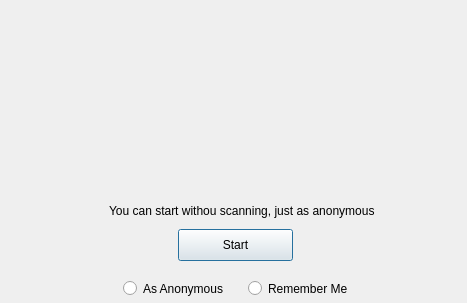
<?xml version="1.0" encoding="UTF-8"?>
<ui version="4.0">
 <class>QiliLauncher</class>
 <widget class="QDialog" name="QiliLauncher">
  <property name="geometry">
   <rect>
    <x>0</x>
    <y>0</y>
    <width>467</width>
    <height>303</height>
   </rect>
  </property>
  <property name="windowIcon">
   <iconset resource="../Widgets/QiliWidgets.qrc">
    <normaloff>:/images/qili.png</normaloff>:/images/qili.png</iconset>
  </property>
  <property name="styleSheet">
   <string notr="true"/>
  </property>
  <widget class="QLabel" name="biliLogo">
   <property name="geometry">
    <rect>
     <x>0</x>
     <y>200</y>
     <width>138</width>
     <height>100</height>
    </rect>
   </property>
   <property name="text">
    <string/>
   </property>
   <property name="pixmap">
    <pixmap resource="../Widgets/QiliWidgets.qrc">:/images/bili-logo.svg</pixmap>
   </property>
  </widget>
  <widget class="QWidget" name="helpWidget">
   <property name="geometry">
    <rect>
     <x>10</x>
     <y>200</y>
     <width>451</width>
     <height>22</height>
    </rect>
   </property>
   <layout class="QHBoxLayout" name="helpLayout">
    <item>
     <spacer name="horizontalSpacer_3">
      <property name="orientation">
       <enum>Qt::Horizontal</enum>
      </property>
      <property name="sizeHint" stdset="0">
       <size>
        <width>40</width>
        <height>20</height>
       </size>
      </property>
     </spacer>
    </item>
    <item>
     <widget class="QLabel" name="helpIcon">
      <property name="toolTip">
       <string>You can find it on the broadcasting page</string>
      </property>
      <property name="text">
       <string notr="true"/>
      </property>
      <property name="pixmap">
       <pixmap resource="../Widgets/QiliWidgets.qrc">:/images/help.svg</pixmap>
      </property>
     </widget>
    </item>
    <item>
     <widget class="QLabel" name="helpText">
      <property name="toolTip">
       <string>If you start as anonymous, visitor's name in the room will not be shadowed</string>
      </property>
      <property name="text">
       <string>You can start withou scanning, just as anonymous</string>
      </property>
     </widget>
    </item>
    <item>
     <spacer name="horizontalSpacer_4">
      <property name="orientation">
       <enum>Qt::Horizontal</enum>
      </property>
      <property name="sizeHint" stdset="0">
       <size>
        <width>40</width>
        <height>20</height>
       </size>
      </property>
     </spacer>
    </item>
   </layout>
  </widget>
  <widget class="QWidget" name="bottomWidget">
   <property name="geometry">
    <rect>
     <x>10</x>
     <y>270</y>
     <width>451</width>
     <height>38</height>
    </rect>
   </property>
   <layout class="QHBoxLayout" name="bottom">
    <item>
     <spacer name="rememberLeftSpacer">
      <property name="orientation">
       <enum>Qt::Horizontal</enum>
      </property>
      <property name="sizeHint" stdset="0">
       <size>
        <width>40</width>
        <height>20</height>
       </size>
      </property>
     </spacer>
    </item>
    <item>
     <widget class="QWidget" name="anonymousWrapper" native="true">
      <layout class="QHBoxLayout" name="horizontalLayout_2">
       <item>
        <widget class="QRadioButton" name="anonymous">
         <property name="autoExclusive">
          <bool>false</bool>
         </property>
         <property name="qili-btn" stdset="0">
          <string notr="true">radio</string>
         </property>
        </widget>
       </item>
       <item>
        <widget class="QLabel" name="anonymousLabel">
         <property name="toolTip">
          <string>If you start as anonymous, visitor's name in the room will not be shadowed</string>
         </property>
         <property name="text">
          <string>As Anonymous</string>
         </property>
         <property name="buddy">
          <cstring>anonymous</cstring>
         </property>
        </widget>
       </item>
      </layout>
     </widget>
    </item>
    <item>
     <widget class="QWidget" name="rememberWrapper" native="true">
      <layout class="QHBoxLayout" name="horizontalLayout_3">
       <item>
        <widget class="QRadioButton" name="rememberButton">
         <property name="autoExclusive">
          <bool>false</bool>
         </property>
         <property name="qili-btn" stdset="0">
          <string notr="true">radio</string>
         </property>
        </widget>
       </item>
       <item>
        <widget class="QLabel" name="rememberLabel">
         <property name="text">
          <string>Remember Me</string>
         </property>
         <property name="buddy">
          <cstring>rememberButton</cstring>
         </property>
        </widget>
       </item>
      </layout>
     </widget>
    </item>
    <item>
     <spacer name="rememberRightSpacer">
      <property name="orientation">
       <enum>Qt::Horizontal</enum>
      </property>
      <property name="sizeHint" stdset="0">
       <size>
        <width>40</width>
        <height>20</height>
       </size>
      </property>
     </spacer>
    </item>
   </layout>
  </widget>
  <widget class="QWidget" name="startWidget">
   <property name="geometry">
    <rect>
     <x>10</x>
     <y>220</y>
     <width>451</width>
     <height>51</height>
    </rect>
   </property>
   <layout class="QHBoxLayout" name="startLayout">
    <item>
     <spacer name="horizontalSpacer">
      <property name="orientation">
       <enum>Qt::Horizontal</enum>
      </property>
      <property name="sizeHint" stdset="0">
       <size>
        <width>118</width>
        <height>20</height>
       </size>
      </property>
     </spacer>
    </item>
    <item>
     <widget class="QPushButton" name="startButton">
      <property name="sizePolicy">
       <sizepolicy hsizetype="Fixed" vsizetype="Fixed">
        <horstretch>0</horstretch>
        <verstretch>0</verstretch>
       </sizepolicy>
      </property>
      <property name="minimumSize">
       <size>
        <width>115</width>
        <height>32</height>
       </size>
      </property>
      <property name="baseSize">
       <size>
        <width>0</width>
        <height>0</height>
       </size>
      </property>
      <property name="text">
       <string>Start</string>
      </property>
      <property name="qili-btn" stdset="0">
       <string notr="true">primary</string>
      </property>
     </widget>
    </item>
    <item>
     <spacer name="horizontalSpacer_2">
      <property name="orientation">
       <enum>Qt::Horizontal</enum>
      </property>
      <property name="sizeHint" stdset="0">
       <size>
        <width>128</width>
        <height>20</height>
       </size>
      </property>
     </spacer>
    </item>
   </layout>
  </widget>
  <widget class="QiliTitleBar" name="qiliTitleBar" native="true">
   <property name="geometry">
    <rect>
     <x>0</x>
     <y>0</y>
     <width>465</width>
     <height>35</height>
    </rect>
   </property>
   <property name="text" stdset="0">
    <string>Qili</string>
   </property>
   <property name="qili-widget" stdset="0">
    <string notr="true">titlebar</string>
   </property>
  </widget>
  <widget class="QWidget" name="layoutWidget">
   <property name="geometry">
    <rect>
     <x>11</x>
     <y>41</y>
     <width>451</width>
     <height>193</height>
    </rect>
   </property>
   <layout class="QVBoxLayout" name="verticalLayout">
    <item>
     <layout class="QHBoxLayout" name="qrcodeLayout">
      <item>
       <spacer name="horizontalSpacer_7">
        <property name="orientation">
         <enum>Qt::Horizontal</enum>
        </property>
        <property name="sizeHint" stdset="0">
         <size>
          <width>40</width>
          <height>20</height>
         </size>
        </property>
       </spacer>
      </item>
      <item>
       <widget class="QPushButton" name="qrcode">
        <property name="minimumSize">
         <size>
          <width>150</width>
          <height>150</height>
         </size>
        </property>
        <property name="toolTip">
         <string>Click to refresh</string>
        </property>
        <property name="text">
         <string/>
        </property>
        <property name="icon">
         <iconset resource="../Widgets/QiliWidgets.qrc">
          <normaloff>:/images/qili.png</normaloff>:/images/qili.png</iconset>
        </property>
        <property name="iconSize">
         <size>
          <width>151</width>
          <height>150</height>
         </size>
        </property>
        <property name="flat">
         <bool>true</bool>
        </property>
       </widget>
      </item>
      <item>
       <spacer name="horizontalSpacer_8">
        <property name="orientation">
         <enum>Qt::Horizontal</enum>
        </property>
        <property name="sizeHint" stdset="0">
         <size>
          <width>40</width>
          <height>20</height>
         </size>
        </property>
       </spacer>
      </item>
     </layout>
    </item>
    <item>
     <layout class="QHBoxLayout" name="roomLayout">
      <item>
       <spacer name="horizontalSpacer_5">
        <property name="orientation">
         <enum>Qt::Horizontal</enum>
        </property>
        <property name="sizeHint" stdset="0">
         <size>
          <width>40</width>
          <height>20</height>
         </size>
        </property>
       </spacer>
      </item>
      <item>
       <widget class="QiliTextField" name="roomField" native="true">
        <property name="minimumSize">
         <size>
          <width>280</width>
          <height>31</height>
         </size>
        </property>
        <property name="label" stdset="0">
         <string>ROOM</string>
        </property>
        <property name="text" stdset="0">
         <string/>
        </property>
        <property name="placeholder" stdset="0">
         <string>Please enter the number</string>
        </property>
       </widget>
      </item>
      <item>
       <spacer name="horizontalSpacer_6">
        <property name="orientation">
         <enum>Qt::Horizontal</enum>
        </property>
        <property name="sizeHint" stdset="0">
         <size>
          <width>40</width>
          <height>20</height>
         </size>
        </property>
       </spacer>
      </item>
     </layout>
    </item>
   </layout>
  </widget>
 </widget>
 <customwidgets>
  <customwidget>
   <class>QiliTextField</class>
   <extends>QWidget</extends>
   <header>QiliTextField.h</header>
  </customwidget>
  <customwidget>
   <class>QiliTitleBar</class>
   <extends>QWidget</extends>
   <header>QiliTitleBar.h</header>
  </customwidget>
 </customwidgets>
 <resources>
  <include location="../Widgets/QiliWidgets.qrc"/>
 </resources>
 <connections>
  <connection>
   <sender>qiliTitleBar</sender>
   <signal>closing()</signal>
   <receiver>QiliLauncher</receiver>
   <slot>close()</slot>
   <hints>
    <hint type="sourcelabel">
     <x>425</x>
     <y>19</y>
    </hint>
    <hint type="destinationlabel">
     <x>425</x>
     <y>343</y>
    </hint>
   </hints>
  </connection>
 </connections>
</ui>
